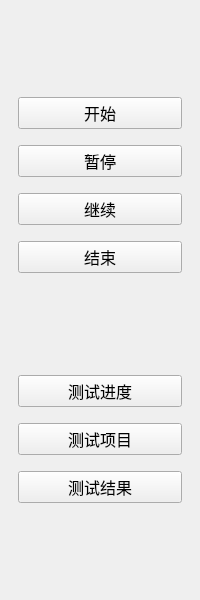
<?xml version="1.0" encoding="UTF-8"?>
<ui version="4.0">
 <class>TestToolWid</class>
 <widget class="QWidget" name="TestToolWid">
  <property name="geometry">
   <rect>
    <x>0</x>
    <y>0</y>
    <width>200</width>
    <height>600</height>
   </rect>
  </property>
  <property name="font">
   <font>
    <family>微软雅黑</family>
    <pointsize>12</pointsize>
   </font>
  </property>
  <property name="windowTitle">
   <string>Form</string>
  </property>
  <layout class="QVBoxLayout" name="verticalLayout">
   <property name="spacing">
    <number>16</number>
   </property>
   <property name="leftMargin">
    <number>18</number>
   </property>
   <property name="rightMargin">
    <number>18</number>
   </property>
   <item>
    <spacer name="verticalSpacer">
     <property name="orientation">
      <enum>Qt::Vertical</enum>
     </property>
     <property name="sizeHint" stdset="0">
      <size>
       <width>20</width>
       <height>34</height>
      </size>
     </property>
    </spacer>
   </item>
   <item>
    <widget class="QPushButton" name="startBtn">
     <property name="text">
      <string>开始</string>
     </property>
    </widget>
   </item>
   <item>
    <widget class="QPushButton" name="pauseBtn">
     <property name="enabled">
      <bool>true</bool>
     </property>
     <property name="text">
      <string>暂停</string>
     </property>
    </widget>
   </item>
   <item>
    <widget class="QPushButton" name="continueBtn">
     <property name="enabled">
      <bool>true</bool>
     </property>
     <property name="text">
      <string>继续</string>
     </property>
    </widget>
   </item>
   <item>
    <widget class="QPushButton" name="overBtn">
     <property name="enabled">
      <bool>true</bool>
     </property>
     <property name="text">
      <string>结束</string>
     </property>
    </widget>
   </item>
   <item>
    <spacer name="verticalSpacer_5">
     <property name="orientation">
      <enum>Qt::Vertical</enum>
     </property>
     <property name="sizeHint" stdset="0">
      <size>
       <width>20</width>
       <height>34</height>
      </size>
     </property>
    </spacer>
   </item>
   <item>
    <widget class="QPushButton" name="resultBtn">
     <property name="text">
      <string>测试进度</string>
     </property>
    </widget>
   </item>
   <item>
    <widget class="QPushButton" name="testItemBtn">
     <property name="text">
      <string>测试项目</string>
     </property>
    </widget>
   </item>
   <item>
    <widget class="QPushButton" name="testDataBtn">
     <property name="text">
      <string>测试结果</string>
     </property>
    </widget>
   </item>
   <item>
    <spacer name="verticalSpacer_8">
     <property name="orientation">
      <enum>Qt::Vertical</enum>
     </property>
     <property name="sizeHint" stdset="0">
      <size>
       <width>20</width>
       <height>34</height>
      </size>
     </property>
    </spacer>
   </item>
  </layout>
 </widget>
 <resources/>
 <connections/>
</ui>
